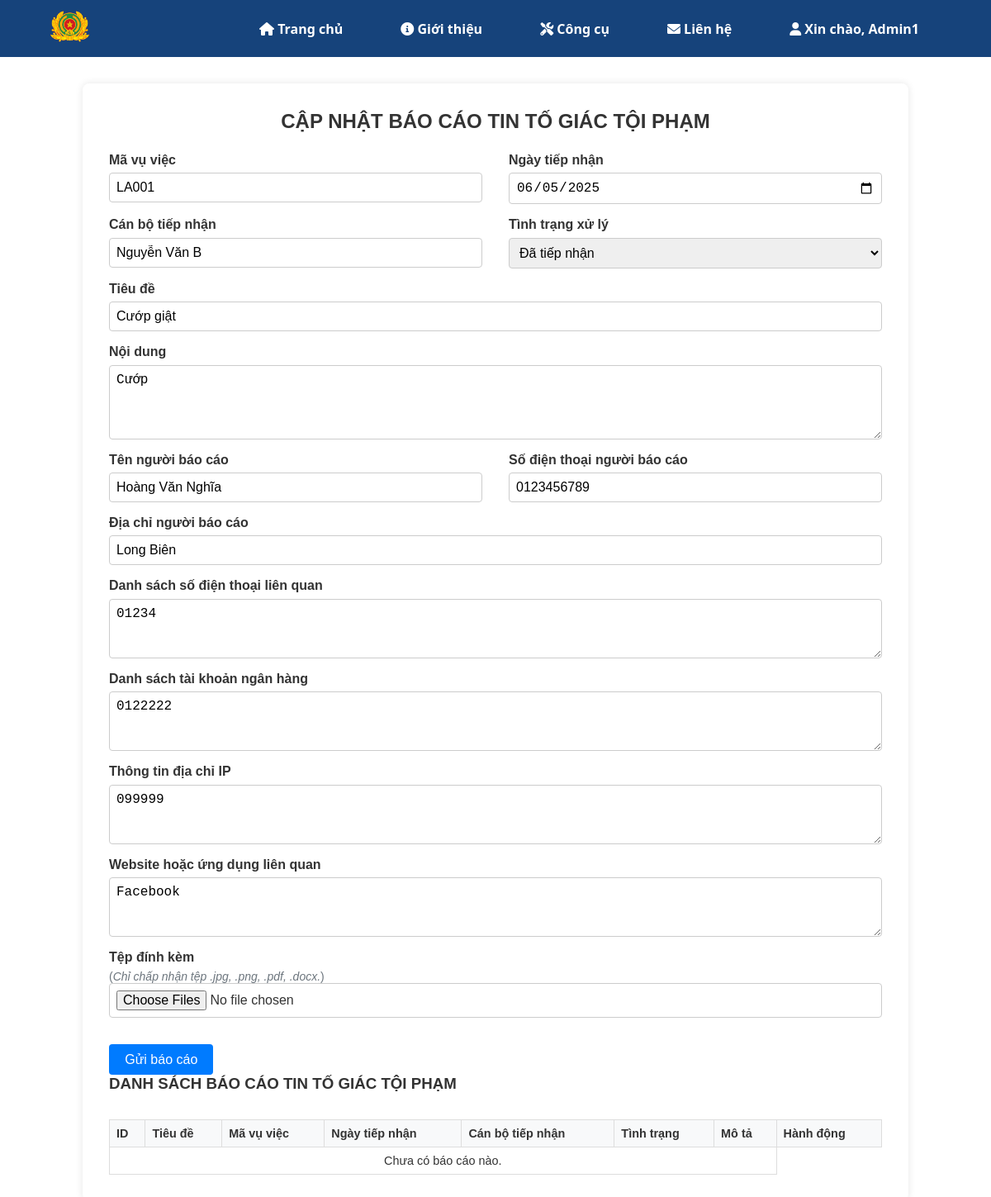
/report/crime/edit/2 (signed in), run on the app's committed database.
### asrp/models.py (models this page shows, shortened)
class User(UserMixin, db.Model):
    __tablename__ = 'nguoi_dung'
    id = db.Column(db.Integer, primary_key=True)
    username = db.Column(db.String(64), unique=True, nullable=False)
    email = db.Column(db.String(120), unique=True, nullable=False)
    password = db.Column(db.String(128), nullable=False)
    full_name = db.Column(db.String(150), nullable=False)
    phone_number = db.Column(db.String(20), nullable=False)
    role = db.Column(Enum('user', 'admin', name='user_roles'), nullable=False, default='user')
    unit_id = db.Column(db.Integer, db.ForeignKey('don_vi.id'))
    joined_at = db.Column(db.DateTime, default=datetime.utcnow)
    is_active = db.Column(db.Boolean, default=True, nullable=False)
    extra_info = db.Column(db.Text)
    unit = db.relationship('Unit', back_populates='users')
    reports = db.relationship('Report', back_populates='user', lazy='dynamic')

class CrimeReport(db.Model):
    __tablename__ = 'bao_cao_toi_pham'
    id = db.Column(db.Integer, db.ForeignKey('bao_cao.id'), primary_key=True)
    case_code = db.Column(db.String(50), nullable=False)  # Mã vụ việc
    received_date = db.Column(db.Date, nullable=False)  # Ngày tiếp nhận
    officer_name = db.Column(db.String(150), nullable=False)  # Cán bộ tiếp nhận
    title = db.Column(db.String(200), nullable=False)
    content = db.Column(db.Text, nullable=False)
    informant_name = db.Column(db.String(150))
    informant_address = db.Column(db.String(255))
    informant_phone = db.Column(db.String(20))
    status = db.Column(db.String(50), nullable=False)  # Tình trạng xử lý
    phone_numbers = db.Column(db.Text)  # Danh sách SĐT liên quan
    bank_accounts = db.Column(db.Text)  # Danh sách tài khoản ngân hàng
    ip_addresses = db.Column(db.Text)  # Thông tin IP
    websites_or_apps = db.Column(db.Text)  # Website/Ứng dụng
    report = db.relationship('Report', back_populates='crime_report')

### asrp/blueprints/report/crime_routes.py (the view)
@crime_bp.route('/edit/<int:id>', methods=['GET', 'POST'])
@login_required
def edit_crime_report(id):
    report = Report.query.get_or_404(id)
    crime = CrimeReport.query.get_or_404(id)
    form = CrimeReportForm(obj=crime)
    if request.method == 'POST' and form.validate_on_submit():
        try:
            status = Status.query.filter_by(name=form.status.data).first()
            if not status:
                status = Status(name=form.status.data)
                db.session.add(status)
                db.session.flush()
            report.status_id = status.id
            crime.case_code = form.case_code.data
            crime.received_date = form.received_date.data
            crime.officer_name = form.officer_name.data
            crime.title = form.title.data
            crime.content = form.content.data
            crime.informant_name = form.informant_name.data
            crime.informant_address = form.informant_address.data
            crime.informant_phone = form.informant_phone.data
            crime.status = form.status.data
            crime.phone_numbers = form.phone_numbers.data
            crime.bank_accounts = form.bank_accounts.data
            crime.ip_addresses = form.ip_addresses.data
            crime.websites_or_apps = form.websites_or_apps.data
            if form.attachments.data:
                save_attachments(form.attachments.data, report.id, 'crime')
            db.session.commit()
            flash("Cập nhật báo cáo tội phạm thành công.", "success")
            return redirect(url_for('main.index'))
        except Exception as e:
            db.session.rollback()
            logging.error(f"Error editing crime report {id}: {e}")
            flash("Có lỗi xảy ra khi cập nhật báo cáo.", "error")
    else:
        form.case_code.data = crime.case_code
        form.received_date.data = crime.received_date
        form.officer_name.data = crime.officer_name
        form.status.data = crime.status
        form.title.data = crime.title
        form.content.data = crime.content
        form.informant_name.data = crime.informant_name
        form.informant_address.data = crime.informant_address
        form.informant_phone.data = crime.informant_phone
        form.phone_numbers.data = crime.phone_numbers
        form.bank_accounts.data = crime.bank_accounts
        form.ip_addresses.data = crime.ip_addresses
        form.websites_or_apps.data = crime.websites_or_apps
    reports = CrimeReport.query \
        .join(Report) \
        .filter(Report.user_id == current_user.id) \
        .order_by(Report.created_at.desc()) \
        .all()
    return render_template('report/crime_form.html', form=form, edit=True)

### asrp/templates/report/crime_form.html (shortened to what this page needs)
{% extends "base.html" %}
{% block content %}
<div class="report-form-wrapper">
    <h2>{{ 'CẬP NHẬT BÁO CÁO TIN TỐ GIÁC TỘI PHẠM' if edit else 'GỬI BÁO CÁO TIN TỐ GIÁC TỘI PHẠM' }}</h2>
    <form method="POST" enctype="multipart/form-data">
        <div class="form-group">
            <label class="form-label">{{ form.case_code.label }}</label>
            {{ form.case_code(class="form-control") }}
        </div>
        <div class="form-group">
            <label class="form-label">{{ form.received_date.label }}</label>
            {{ form.received_date(class="form-control", type="date") }}
        </div>
        <div class="form-group">
            <label class="form-label">{{ form.officer_name.label }}</label>
            {{ form.officer_name(class="form-control") }}
        </div>
        <div class="form-group">
            <label class="form-label">{{ form.status.label }}</label>
            {{ form.status(class="form-control") }}
        </div>
        <div class="form-group full-width">
            <label class="form-label">{{ form.title.label }}</label>
            {{ form.title(class="form-control") }}
        </div>
        <div class="form-group full-width">
            <label class="form-label">{{ form.content.label }}</label>
            {{ form.content(rows="4", class="form-control") }}
        </div>
        <div class="form-group">
            <label class="form-label">{{ form.informant_name.label }}</label>
            {{ form.informant_name(class="form-control") }}
        </div>
        <div class="form-group">
            <label class="form-label">{{ form.informant_phone.label }}</label>
            {{ form.informant_phone(class="form-control") }}
        </div>
        <div class="form-group full-width">
            <label class="form-label">{{ form.informant_address.label }}</label>
            {{ form.informant_address(class="form-control") }}
        </div>
        <div class="form-group full-width">
            <label class="form-label">{{ form.phone_numbers.label }}</label>
            {{ form.phone_numbers(rows="3", class="form-control") }}
        </div>
        <div class="form-group full-width">
            <label class="form-label">{{ form.bank_accounts.label }}</label>
            {{ form.bank_accounts(rows="3", class="form-control") }}
        </div>
        <div class="form-group full-width">
            <label class="form-label">{{ form.ip_addresses.label }}</label>
            {{ form.ip_addresses(rows="3", class="form-control") }}
        </div>
        <div class="form-group full-width">
            <label class="form-label">{{ form.websites_or_apps.label }}</label>
            {{ form.websites_or_apps(rows="3", class="form-control") }}
        </div>
        <div class="form-group full-width">
            <label class="form-label">{{ form.attachments.label }}</label>
            <small class="text-muted">(<i>Chỉ chấp nhận tệp .jpg, .png, .pdf, .docx.</i>)</small>
            {{ form.attachments(class="form-control", multiple=True) }}
        </div>
        <div class="form-group full-width">
            {{ form.submit(class="btn btn-primary") }}
        </div>
    </form>
    <h3>DANH SÁCH BÁO CÁO TIN TỐ GIÁC TỘI PHẠM</h3>
    <table>
        <thead>
            <tr>
                <th>ID</th>
                <th>Tiêu đề</th>
                <th>Mã vụ việc</th>
                <th>Ngày tiếp nhận</th>
                <th>Cán bộ tiếp nhận</th>
                <th>Tình trạng</th>
                <th>Mô tả</th>
                <th>Hành động</th>
            </tr>
        </thead>
        <tbody>
        {% for report in reports %}
            <tr>
                <td>{{ report.id }}</td>
                <td>{{ report.title }}</td>
                <td>{{ report.case_code }}</td>
                <td>{{ report.received_date.strftime('%Y-%m-%d') if report.received_date else '' }}</td>
                <td>{{ report.officer_name }}</td>
                <td>{{ report.status }}</td>
                <td>{{ report.content[:50] ~ ('...' if report.content|length > 50 else '') }}</td>
                <td>
                    <a href="{{ url_for('report.crime.edit_crime_report', id=report.id) }}" class="action-btn btn-edit">Sửa</a>
                    <form method="POST" action="{{ url_for('report.crime.delete_crime_report', id=report.id) }}" style="display:inline" onsubmit="return confirm('Bạn có chắc muốn xóa báo cáo này?');">
                        <button type="submit" class="action-btn btn-delete">Xóa</button>
                    </form>
                </td>
            </tr>
            {% else %}
            <tr>
                    <td colspan="7" style="text-align:center;">Chưa có báo cáo nào.</td>
            </tr>
            {% endfor %}
        </tbody>
    </table>
</div>
{% endblock %}

### asrp/templates/base.html (shortened to what this page needs)
<!DOCTYPE html>
<html lang="vi">
<head>
  <link rel="stylesheet" href="https://cdnjs.cloudflare.com/ajax/libs/font-awesome/6.0.0/css/all.min.css" />
  <link rel="stylesheet" href="{{ url_for('static', filename='css/main.css') }}">
  <link rel="stylesheet" href="https://cdn.jsdelivr.net/npm/sweetalert2@11/dist/sweetalert2.min.css">
  <link rel="stylesheet" href="{{ url_for('static', filename='css/check_info.css') }}">
</head>
<body>
  <header class="header">
    <div class="container header-container">
      <div class="logo">
        <a href="{{ url_for('main.index') }}">
          <img src="{{ url_for('static', filename='images/logo.png') }}" alt="Logo" class="logo-img" />
        </a>
      </div>
      <nav class="navbar">
        <ul>
          <li>
            <a href="{{ url_for('main.index') }}">
              <i class="fas fa-home"></i>  Trang chủ
            </a>
          </li>
          <li>
            <a href="#">
              <i class="fas fa-info-circle"></i>  Giới thiệu
            </a>
          </li>
          <li>
            <a href="#">
              <i class="fas fa-tools"></i>  Công cụ
            </a>
          </li>
          <li>
            <a href="#">
              <i class="fas fa-envelope"></i>  Liên hệ
            </a>
          </li>
          {% if current_user.is_authenticated %}
            <li class="dropdown">
              <a href="#" class="dropdown-toggle">
                <i class="fas fa-user"></i>  Xin chào, {{ current_user.full_name }}
              </a>
            </li>
          {% endif %}
        </ul>
      </nav>
    </div>
  </header>
  {% block content %}{% endblock %}
</body>
</html>

### asrp/static/css/main.css (style rules this page uses)
* { margin: 0; padding: 0; box-sizing: border-box; }
html, body { height: 100%; margin: 0; display: flex; flex-direction: column; }
body { font-family: system-ui, -apple-system, BlinkMacSystemFont, "Segoe UI", Roboto, Oxygen, Ubuntu, Cantarell, "Open Sans", "Helvetica Neue", sans-serif; color: #333; background-color: #FFFFFF; flex: 1; }
.container { max-width: 1200px; margin: 0 auto; width: 90%; }
.header { background-color: #16437b; padding: 0.75rem 0; position: -webkit-sticky; position: sticky; top: 0; z-index: 1000; }
.header-container { display: flex; align-items: center; justify-content: space-between; }
.header .navbar ul { display: flex; list-style: none; margin: 0; padding: 0; }
.header .navbar ul li { margin: 0 15px; position: relative; }
.header .navbar ul li a { text-decoration: none; color: #fff; font-weight: bold; transition: color 0.3s; }
.logo-img { height: 40px; }
.navbar ul { list-style: none; display: flex; gap: 1rem; }
.navbar ul li a { text-decoration: none; color: #fff; font-weight: 500; padding: 0.5rem 0.75rem; transition: background-color 0.3s; }
.btn { display: inline-block; background-color: #03163c; color: #fff; text-decoration: none; padding: 0.5rem 1rem; border-radius: 4px; transition: background-color 0.3s; }
.btn-primary, .btn-success { margin-top: 10px; }
.form-control { border-radius: 4px; padding: 0.5rem; border: 1px solid #ced4da; transition: border-color 0.15s ease-in-out, box-shadow 0.15s ease-in-out; }
.btn-primary { background-color: #007bff; border-color: #007bff; transition: background-color 0.15s ease-in-out, border-color 0.15s ease-in-out; }
.btn-primary { background-color: #007bff; border-color: #007bff; transition: background-color 0.15s ease-in-out, border-color 0.15s ease-in-out; font-size: 1.1rem; padding: 0.75rem 1.5rem; }

### asrp/templates/report/crime_form.html (style rules this page uses)
.report-form-wrapper { max-width: 1000px; margin: 2rem auto; padding: 2rem; background: #fff; border-radius: 8px; box-shadow: 0 0 10px rgba(0,0,0,0.1); font-family: Arial, sans-serif; }
h2 { margin-bottom: 1.5rem; text-align: center; }
form { display: flex; flex-wrap: wrap; gap: 1rem 2rem; }
.form-group { flex: 1 1 45%; display: flex; flex-direction: column; }
.form-group.full-width { flex-basis: 100%; }
.form-label { font-weight: bold; margin-bottom: 0.4rem; }
.form-control { padding: 0.5rem; border: 1px solid #ccc; border-radius: 4px; font-size: 1rem; width: 100%; box-sizing: border-box; }
.btn-primary { background-color: #007bff; border: none; padding: 0.6rem 1.2rem; color: #fff; border-radius: 4px; cursor: pointer; font-size: 1rem; margin-top: 1rem; align-self: flex-start; }
.text-muted { font-size: 0.875rem; color: #6c757d; }
table { width: 100%; border-collapse: collapse; margin-top: 2rem; font-size: 0.9rem; }
th, td { border: 1px solid #ddd; padding: 0.5rem; text-align: left; vertical-align: middle; }
th { background-color: #f8f9fa; }

### data on the page
User: full_name "Admin1"
CrimeReport: case_code "LA001", received_date "06/05/2025", officer_name "Nguyễn Văn B", status "Đã tiếp nhận", title "Cướp giật", content "Cướp", informant_name "Hoàng Văn Nghĩa", informant_phone "0123456789", informant_address "Long Biên", phone_numbers "01234", bank_accounts "0122222", ip_addresses "099999", websites_or_apps "Facebook"
